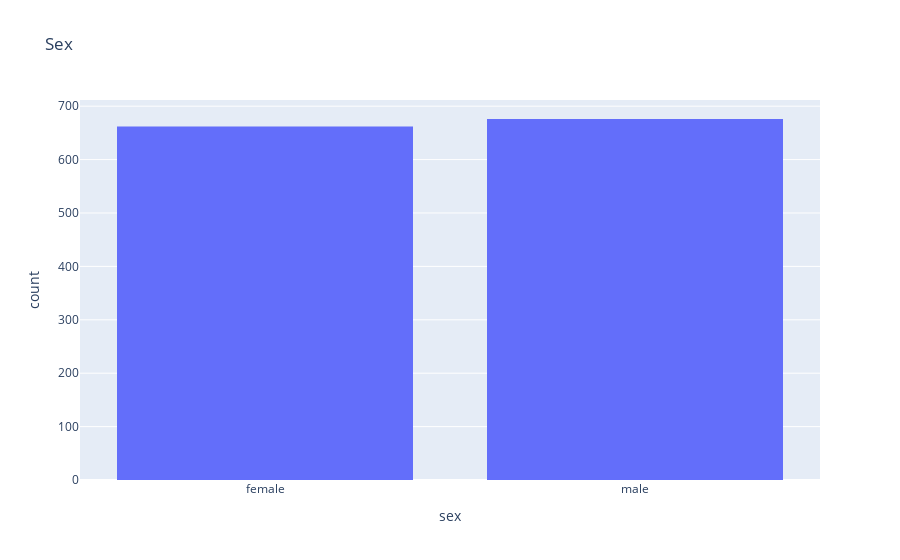

The cell this chart's notebook holds for it:
### Code cell
px.histogram(medical_df,x='sex',title='Sex')

### Figure 1 — Plotly figure (JSON) as saved in the notebook; plotly's stock layout.template omitted (floating-point values rounded to 4 significant figures; data arrays with more than 128 entries replaced by an {"elided": "..."} marker saying what was removed)
{"data": [{"bingroup": "x", "hovertemplate": "sex=%{x}<br>count=%{y}<extra></extra>", "legendgroup": "", "marker": {"color": "#636efa", "pattern": {"shape": ""}}, "name": "", "orientation": "v", "showlegend": false, "type": "histogram", "x": {"elided": "1338 str values"}, "xaxis": "x", "yaxis": "y"}], "layout": {"barmode": "relative", "legend": {"tracegroupgap": 0}, "title": {"text": "Sex"}, "xaxis": {"anchor": "y", "domain": [0, 1], "title": {"text": "sex"}}, "yaxis": {"anchor": "x", "domain": [0, 1], "title": {"text": "count"}}}}
